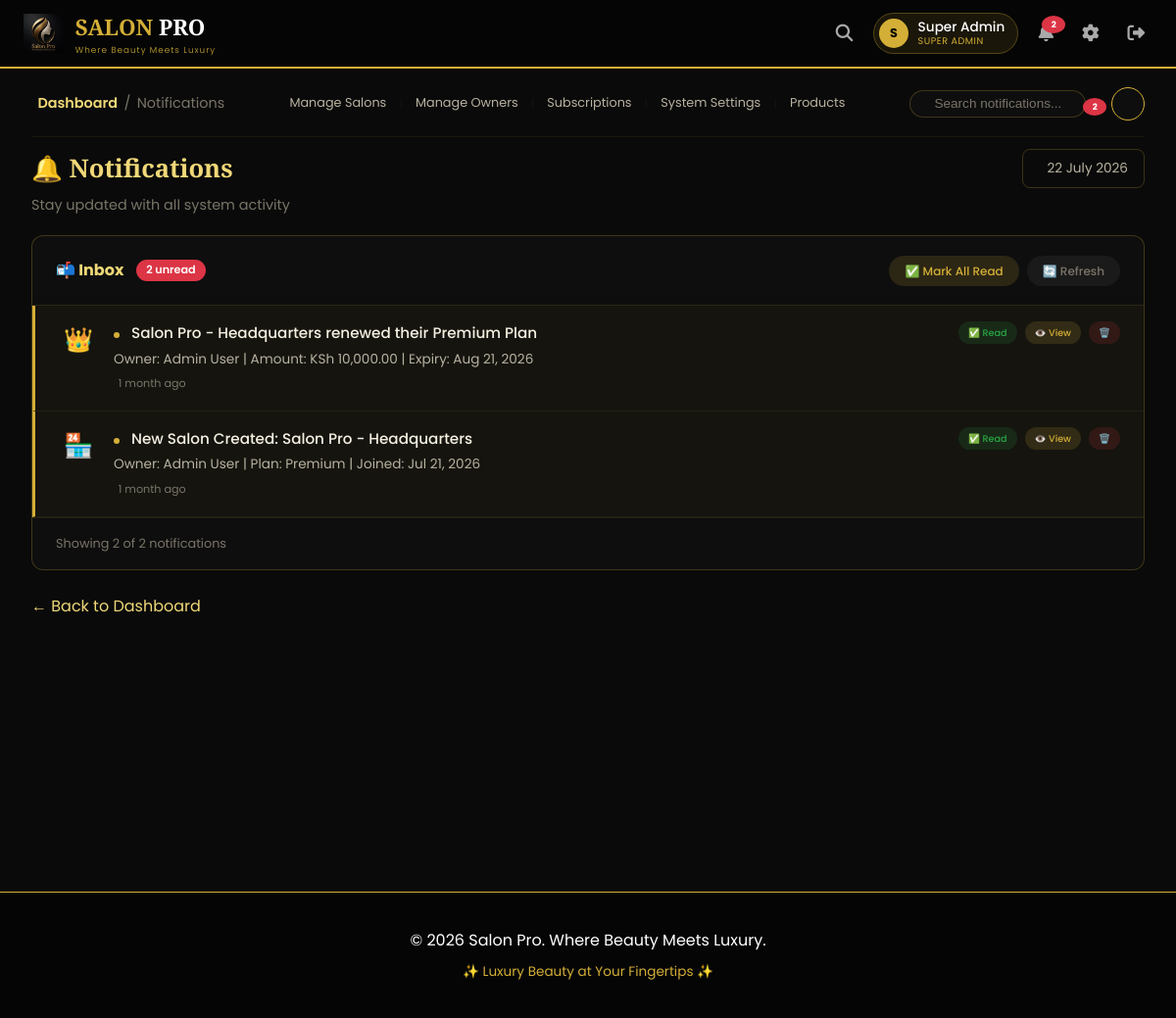
The app's page /super_admin/notifications.php (signed in) with its own data.
### tables this page shows
CREATE TABLE IF NOT EXISTS notifications (
    id INT AUTO_INCREMENT PRIMARY KEY,
    user_id INT NOT NULL,
    type VARCHAR(50) NOT NULL,
    title VARCHAR(255) NOT NULL,
    message TEXT NOT NULL,
    link VARCHAR(255),
    is_read BOOLEAN DEFAULT FALSE,
    created_at TIMESTAMP DEFAULT CURRENT_TIMESTAMP,
    FOREIGN KEY (user_id) REFERENCES users(id) ON DELETE CASCADE
);

### config/database.php (called while the page is built, shortened)
<?php
$db_host = 'localhost';
$db_user = 'root';
$db_pass = '';
$db_name = 'saloon_management_system';
$conn = mysqli_connect($db_host, $db_user, $db_pass, $db_name);
function time_elapsed_string($datetime) {
    $now = new DateTime();
    $ago = new DateTime($datetime);
    $diff = $now->diff($ago);
    if ($diff->m > 0) return $diff->m . ' month' . ($diff->m > 1 ? 's' : '') . ' ago';
    return 'Just now';
}
function getUnreadNotificationCount() {
    global $conn;
    $super_query = "SELECT id FROM users WHERE role = 'super_admin' LIMIT 1";
    $super_result = mysqli_query($conn, $super_query);
    $super = mysqli_fetch_assoc($super_result);
    $super_id = $super['id'];
    $query = "SELECT COUNT(*) as count FROM notifications WHERE user_id = $super_id AND is_read = 0";
    $result = mysqli_query($conn, $query);
    $data = mysqli_fetch_assoc($result);
    return $data['count'] ?? 0;
}
function getNotifications($limit = 10, $offset = 0) {
    global $conn;
    $super_query = "SELECT id FROM users WHERE role = 'super_admin' LIMIT 1";
    $super_result = mysqli_query($conn, $super_query);
    $super = mysqli_fetch_assoc($super_result);
    $super_id = $super['id'];
    $query = "SELECT * FROM notifications
              WHERE user_id = $super_id
              ORDER BY created_at DESC
              LIMIT $limit OFFSET $offset";
    $result = mysqli_query($conn, $query);
    $notifications = [];
    while ($row = mysqli_fetch_assoc($result)) {
        $notifications[] = $row;
    }
    return $notifications;
}
?>

### super_admin/notifications.php (the view, shortened to what this page needs)
<?php
require_once '../config/database.php';
$limit = isset($_GET['limit']) ? (int)$_GET['limit'] : 20;
$offset = isset($_GET['offset']) ? (int)$_GET['offset'] : 0;
$notifications = getNotifications($limit, $offset);
$super_query = "SELECT id FROM users WHERE role = 'super_admin' LIMIT 1";
$super_result = mysqli_query($conn, $super_query);
$super = mysqli_fetch_assoc($super_result);
$total_count = 0;
if ($super) {
    $count_query = "SELECT COUNT(*) as count FROM notifications WHERE user_id = {$super['id']}";
    $count_result = mysqli_query($conn, $count_query);
    $total_count = mysqli_fetch_assoc($count_result)['count'] ?? 0;
}
$type_icons = [
    'subscription_renewed' => '👑',
    'subscription_expiring' => '⚠️',
    'subscription_suspended' => '⏸️',
    'salon_created' => '🏪',
    'owner_registered' => '👤',
    'payment_failed' => '❌',
    'payment_success' => '✅',
    'system_alert' => '🔔',
    'staff_added' => '👥',
    'customer_registered' => '👤',
    'subscription_expired' => '🚫'
];
include '../includes/header.php';
?>
<div class="main-content">
    <div class="sticky-header">
        <div class="top-bar">
            <div class="top-bar-left">
                <div class="breadcrumb">
                    <span class="current">Dashboard</span>
                    <span class="sep">/</span>
                    <span class="sub">Notifications</span>
                </div>
            </div>
            <div class="top-bar-center">
                <div class="quick-links">
                    <a href="salons.php" class="qlink"><i class="ti ti-building-store"></i> Manage Salons</a>
                    <span class="link-sep">|</span>
                    <a href="admins.php" class="qlink"><i class="ti ti-user-shield"></i> Manage Owners</a>
                    <span class="link-sep">|</span>
                    <a href="subscriptions.php" class="qlink"><i class="ti ti-crown"></i> Subscriptions</a>
                    <span class="link-sep">|</span>
                    <a href="settings.php" class="qlink"><i class="ti ti-settings"></i> System Settings</a>
                    <span class="link-sep">|</span>
                    <a href="products.php" class="qlink"><i class="ti ti-box"></i> Products</a>
                </div>
            </div>
            <div class="top-bar-right">
                <div class="search-box">
                    <input type="text" id="globalSearch" placeholder="Search notifications...">
                </div>
                <a href="notifications.php" class="icon-btn" title="Notifications">
                    <?php
                    $unread_count = getUnreadNotificationCount();
                    if ($unread_count > 0):
                    ?>
                        <span class="badge"><?php echo min($unread_count, 99); ?></span>
                    <?php endif; ?>
                </a>
                <div class="topbar-avatar"><i class="ti ti-crown"></i></div>
            </div>
        </div>
    </div>
    <div class="welcome-row">
        <div>
            <h1>🔔 Notifications</h1>
            <p class="subtitle">Stay updated with all system activity</p>
        </div>
        <div class="date-badge">
            <i class="ti ti-calendar"></i> <?php echo date('j F Y'); ?>
        </div>
    </div>
    <div class="notification-panel">
        <div class="notification-header">
            <div class="left">
                <h2>📬 Inbox</h2>
                <?php if ($unread_count > 0): ?>
                    <span class="unread-badge"><?php echo $unread_count; ?> unread</span>
                <?php endif; ?>
            </div>
            <div class="actions">
                <?php if ($unread_count > 0): ?>
                    <a href="notifications.php?mark_all_read=1" class="btn btn-mark-all">✅ Mark All Read</a>
                <?php endif; ?>
                <a href="notifications.php" class="btn btn-refresh">🔄 Refresh</a>
            </div>
        </div>
        <?php if (count($notifications) > 0): ?>
            <?php foreach ($notifications as $notification):
                $icon = $type_icons[$notification['type']] ?? '🔔';
                $is_unread = $notification['is_read'] == 0;
                $time = time_elapsed_string($notification['created_at']);
            ?>
                <div class="notification-item <?php echo $is_unread ? 'unread' : ''; ?>">
                    <div class="icon"><?php echo $icon; ?></div>
                    <div class="content">
                        <div class="title">
                            <?php if ($is_unread): ?>
                                <span class="read-dot"></span>
                            <?php endif; ?>
                            <?php echo htmlspecialchars($notification['title']); ?>
                        </div>
                        <div class="message"><?php echo htmlspecialchars($notification['message']); ?></div>
                        <span class="time"><i class="ti ti-clock"></i> <?php echo $time; ?></span>
                    </div>
                    <div class="actions">
                        <?php if ($is_unread): ?>
                            <a href="notifications.php?mark_read=<?php echo $notification['id']; ?>" class="btn btn-mark-read">✅ Read</a>
                        <?php endif; ?>
                        <?php if (!empty($notification['link'])): ?>
                            <a href="<?php echo $notification['link']; ?>" class="btn btn-view">👁️ View</a>
                        <?php endif; ?>
                        <a href="notifications.php?delete=<?php echo $notification['id']; ?>" class="btn btn-delete" onclick="return confirm('Delete this notification?')">🗑️</a>
                    </div>
                </div>
            <?php endforeach; ?>
        <?php endif; ?>
        <div class="notification-footer">
            <span class="info">Showing <?php echo count($notifications); ?> of <?php echo $total_count; ?> notifications</span>
        </div>
    </div>
    <a href="dashboard.php" class="back-link">← Back to Dashboard</a>
</div>
<?php include '../includes/footer.php'; ?>

### assets/css/style.css (style rules this page uses)
:root { --bg-primary: #0B0B0B; --bg-secondary: #111111; --bg-card: #1A1A1A; --bg-panel: #0E0E0E; --bg-input: #1E1E1E; --emerald: #0F9D58; --emerald-light: #1ABC9C; --emerald-dark: #0B7A3E; --emerald-bg: rgba(15, 157, 88, 0.15); --emerald-border: rgba(15, 157, 88, 0.3); --gold: #D4AF37; --gold-light: #F0D878; --gold-dark: #A3831F; --gold-bg: rgba(212, 175, 55, 0.15); --gold-border: rgba(212, 175, 55, 0.3); --text-primary: #F5F5F5; --text-secondary: #B8B2A0; --text-muted: #7A7568; --success: #28A745; --danger: #E0554A; --warning: #E0A63C; --info: #4A90D9; --border-color: rgba(212, 175, 55, 0.2); --border-emerald: rgba(15, 157, 88, 0.3); --shadow-gold: 0 4px 20px rgba(212, 175, 55, 0.15); --shadow-emerald: 0 4px 20px rgba(15, 157, 88, 0.2); }
* { margin: 0; padding: 0; box-sizing: border-box; }
body { font-family: 'Poppins', 'Segoe UI', Tahoma, Geneva, Verdana, sans-serif; background: var(--bg-primary); color: var(--text-primary); line-height: 1.6; }
.btn { display: inline-block; padding: 10px 24px; border-radius: 50px; font-weight: 600; text-decoration: none; transition: all 0.3s; cursor: pointer; border: none; font-size: 0.95rem; }
.badge { display: inline-block; padding: 4px 12px; border-radius: 20px; font-size: 0.7rem; font-weight: 500; }

### includes/header.php (style rules this page uses)
* { margin: 0; padding: 0; box-sizing: border-box; }
body { font-family: 'Poppins', sans-serif; background: #0a0a0a; color: #ffffff; line-height: 1.6; }

### records on screen
notifications: type "👑", is_read 0 (drawn), title "Salon Pro - Headquarters renewed their Premium Plan", message "Owner: Admin User | Amount: KSh 10,000.00 | Expiry: Aug 21, 2026", created_at "1 month ago"
notifications: type "🏪", is_read 0 (drawn), title "New Salon Created: Salon Pro - Headquarters", message "Owner: Admin User | Plan: Premium | Joined: Jul 21, 2026", created_at "1 month ago"

### other values on screen
substr($user_name, 0, 1) "S"
$user_name "Super Admin"
str_replace('_', ' ', $user_role) "SUPER ADMIN"
min($unread_count, 99) "2"
$unread_count "2"
count($notifications) "2"
$total_count "2"
